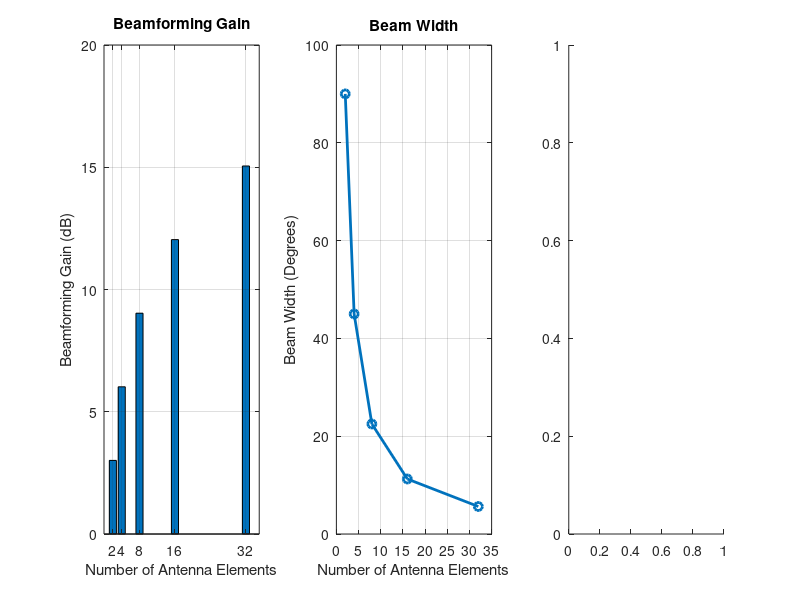

The MATLAB script that drew this image: (Note: this script raises an error after producing the figure.)
clc;
clear;
close all;

%% ==========================================
% Beamforming Performance Analysis
% Objective 1: Beamforming Gain
% Objective 2: Beam Width
% Objective 3: Main Lobe Direction
%% ==========================================

% Number of antenna elements
antennas = [2 4 8 16 32];

%% Objective 1: Beamforming Gain
gain = 10*log10(antennas);

%% Objective 2: Beam Width
beamwidth = [90 45 22.5 11.25 5.625];

%% Objective 3: Main Lobe Direction
theta = [-60 -30 0 30 60];
mainLobeGain = ones(size(theta));

%% ==========================
% Combined Results
%% ==========================

figure('Name','Beamforming Performance Analysis','NumberTitle','off');

% Graph 1
subplot(1,3,1)
bar(antennas,gain)
grid on
xlabel('Number of Antenna Elements')
ylabel('Beamforming Gain (dB)')
title('Beamforming Gain')

% Graph 2
subplot(1,3,2)
plot(antennas,beamwidth,'o-','LineWidth',2)
grid on
xlabel('Number of Antenna Elements')
ylabel('Beam Width (Degrees)')
title('Beam Width')

% Graph 3
subplot(1,3,3)
polarplot(deg2rad(theta),mainLobeGain,'o-','LineWidth',2)
title('Main Lobe Direction')

sgtitle('Beamforming Performance Analysis');
